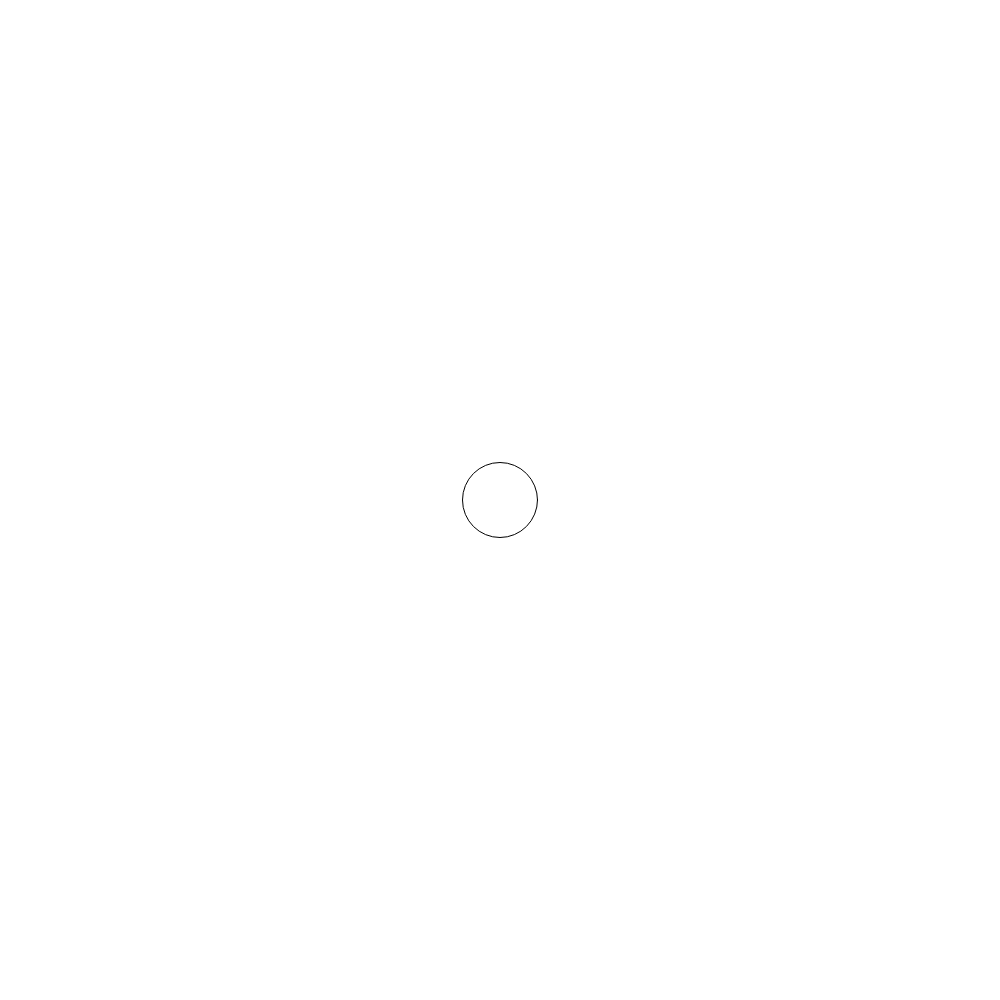
Frame 1 (no input)
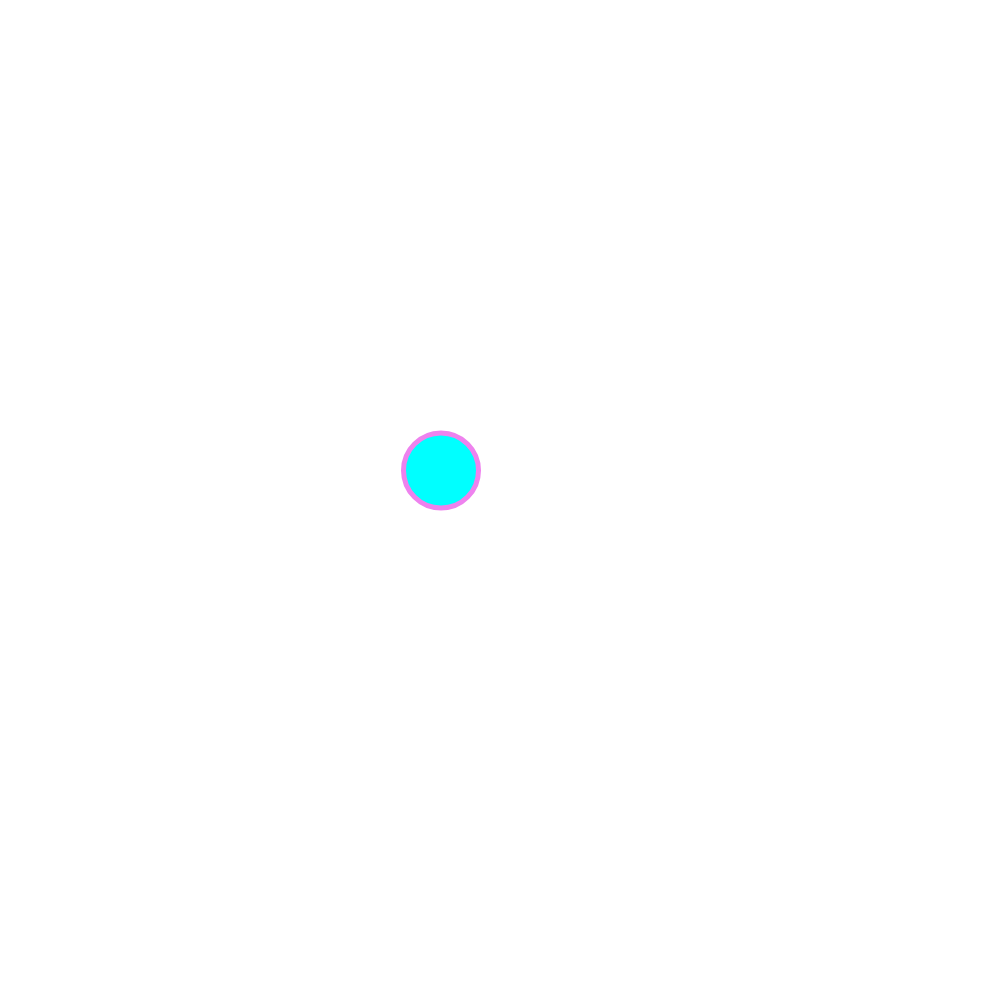
Frame 60 (no input)
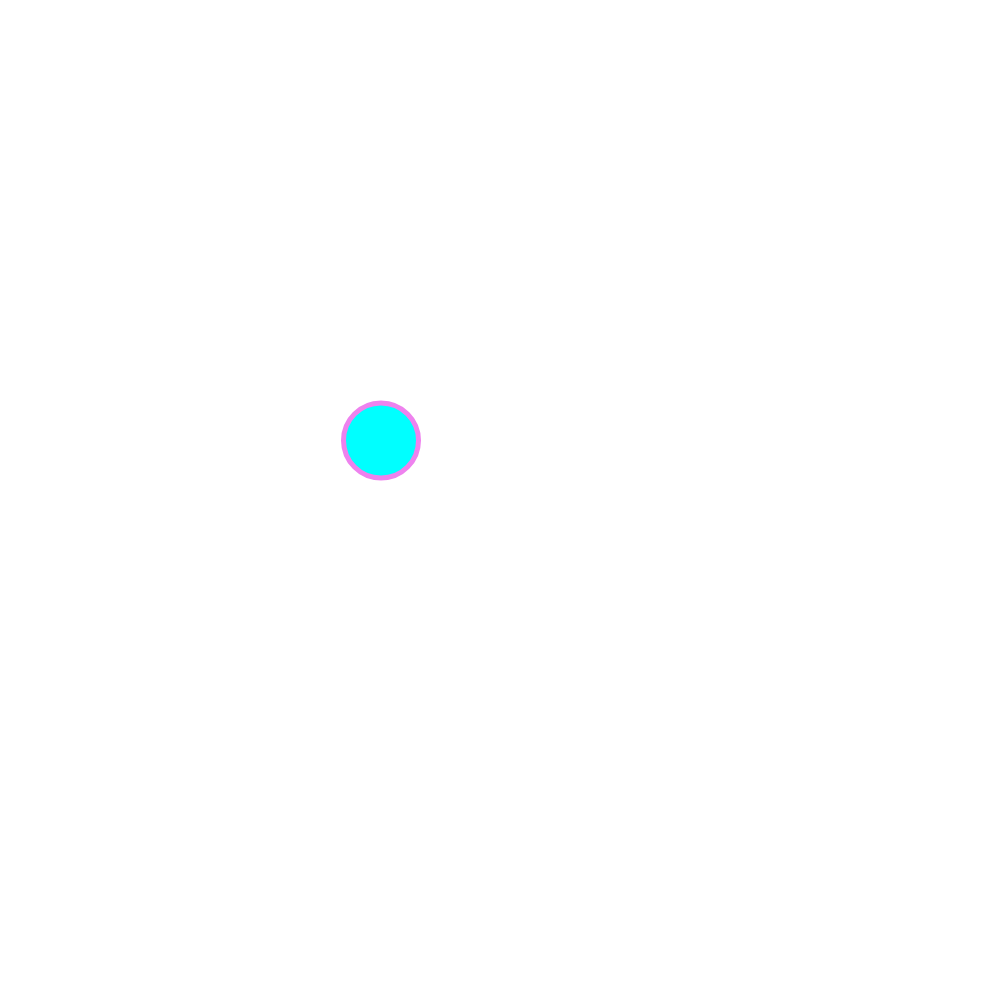
Frame 120 (the mouse pressed at the canvas centre since frame 60)

The p5.js sketch that drew these frames (run headless with seeded random() and noise() and a simulated clock; from frame 60 on, the mouse is pressed at the canvas centre):

// p5.js sketch
// ── sketch.js
// Setting up condition for movement across canvas


let x; 
let y; 
let xspeed; 
let yspeed; 

function setup() { 
  createCanvas(1000, 1000);
  x = width/2
  y = height/2
  xspeed = -1; 
  yspeed = 0.5*xspeed; 
}

function draw() {                              // 1 = draw function
  background('white');
  ellipse(x, y, 75); 
  x+=xspeed; 
  y+=yspeed; 
  
  // Draw a circle
  stroke('violet');
  strokeWeight(5);
  fill('aqua');
  //ellipse(x, y, 25, 25);
  
 var d = dist(mouseX, mouseY, x, y)
  

 // not the right condition, but what is??? how detect ellipse moving outside of canvas? 
    if(rect > width) {   
        // announce the count
    noLoop();
    textSize(28);
    textStyle(BOLDITALIC);
    text('Your score was ' + clickCount + '!', 100, 300);
}
  
  // click the mouse
  function mousePressed () {       
    
    // 3 = if condition, but why aren't clicks being detected
  if (d < radius) {                            
      clickCount++;
    console.log('hit', clickCount);
  }
}
}
